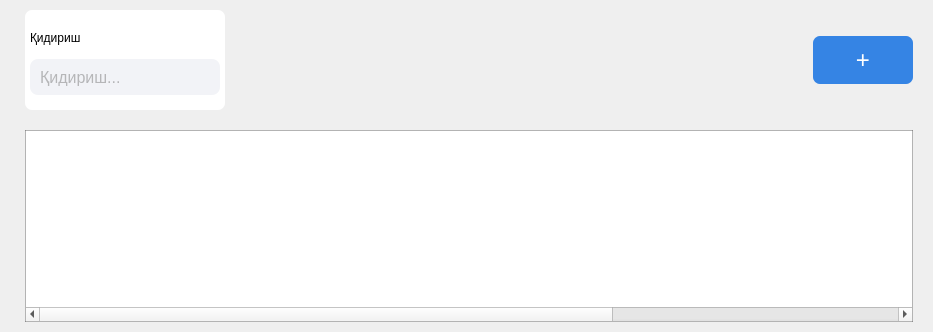
      <widget class="QWidget" name="page_client">
       <property name="cursor">
        <cursorShape>PointingHandCursor</cursorShape>
       </property>
       <layout class="QVBoxLayout" name="verticalLayout_14">
        <property name="spacing">
         <number>0</number>
        </property>
        <property name="leftMargin">
         <number>0</number>
        </property>
        <property name="topMargin">
         <number>0</number>
        </property>
        <property name="rightMargin">
         <number>0</number>
        </property>
        <property name="bottomMargin">
         <number>0</number>
        </property>
        <item>
         <widget class="QFrame" name="frame_10">
          <property name="minimumSize">
           <size>
            <width>0</width>
            <height>120</height>
           </size>
          </property>
          <property name="maximumSize">
           <size>
            <width>16777215</width>
            <height>120</height>
           </size>
          </property>
          <property name="styleSheet">
           <string notr="true">QFrame{
	border:none;
}</string>
          </property>
          <property name="frameShape">
           <enum>QFrame::StyledPanel</enum>
          </property>
          <property name="frameShadow">
           <enum>QFrame::Raised</enum>
          </property>
          <layout class="QHBoxLayout" name="horizontalLayout_5">
           <property name="spacing">
            <number>10</number>
           </property>
           <property name="leftMargin">
            <number>25</number>
           </property>
           <property name="topMargin">
            <number>10</number>
           </property>
           <property name="rightMargin">
            <number>20</number>
           </property>
           <property name="bottomMargin">
            <number>10</number>
           </property>
           <item>
            <widget class="QFrame" name="frame_11">
             <property name="minimumSize">
              <size>
               <width>200</width>
               <height>80</height>
              </size>
             </property>
             <property name="maximumSize">
              <size>
               <width>400</width>
               <height>100</height>
              </size>
             </property>
             <property name="styleSheet">
              <string notr="true">QFrame{
	background-color: rgb(255, 255, 255);
	border-radius:7px;
}</string>
             </property>
             <property name="frameShape">
              <enum>QFrame::StyledPanel</enum>
             </property>
             <property name="frameShadow">
              <enum>QFrame::Raised</enum>
             </property>
             <layout class="QVBoxLayout" name="verticalLayout_10">
              <property name="spacing">
               <number>3</number>
              </property>
              <property name="leftMargin">
               <number>5</number>
              </property>
              <property name="topMargin">
               <number>10</number>
              </property>
              <property name="rightMargin">
               <number>5</number>
              </property>
              <property name="bottomMargin">
               <number>15</number>
              </property>
              <item>
               <widget class="QLabel" name="label_8">
                <property name="text">
                 <string>Қидириш</string>
                </property>
               </widget>
              </item>
              <item>
               <widget class="QLineEdit" name="lineEdit_2">
                <property name="minimumSize">
                 <size>
                  <width>0</width>
                  <height>36</height>
                 </size>
                </property>
                <property name="maximumSize">
                 <size>
                  <width>16777215</width>
                  <height>36</height>
                 </size>
                </property>
                <property name="font">
                 <font>
                  <pointsize>12</pointsize>
                 </font>
                </property>
                <property name="styleSheet">
                 <string notr="true">QLineEdit{
	border:none;
	border-radius:8px;
	background-color: #F2F3F7;
	padding-left:8px;
	padding-right: 30px;
color:#797979;
	background-image: url(:/newPrefix/assets/search.png);
	background-repeat:no-repeat;
	background-position: right center;

}</string>
                </property>
                <property name="placeholderText">
                 <string>Қидириш...</string>
                </property>
               </widget>
              </item>
             </layout>
            </widget>
           </item>
           <item>
            <spacer name="horizontalSpacer_5">
             <property name="orientation">
              <enum>Qt::Horizontal</enum>
             </property>
             <property name="sizeHint" stdset="0">
              <size>
               <width>578</width>
               <height>20</height>
              </size>
             </property>
            </spacer>
           </item>
           <item>
            <widget class="QPushButton" name="pushButton_5">
             <property name="minimumSize">
              <size>
               <width>100</width>
               <height>0</height>
              </size>
             </property>
             <property name="font">
              <font>
               <pointsize>18</pointsize>
              </font>
             </property>
             <property name="cursor">
              <cursorShape>PointingHandCursor</cursorShape>
             </property>
             <property name="styleSheet">
              <string notr="true">
QPushButton{
	color:#fff;
	background-color: rgb(53, 132, 228);
	border:none;
	border-radius:7px;
	padding:10px;
}

QPushButton:hover{
	
	background-color: rgb(98, 160, 234);
}</string>
             </property>
             <property name="text">
              <string>+</string>
             </property>
            </widget>
           </item>
          </layout>
         </widget>
        </item>
        <item>
         <widget class="QFrame" name="frame_8">
          <property name="styleSheet">
           <string notr="true">QFrame{
	border:none;
}</string>
          </property>
          <property name="frameShape">
           <enum>QFrame::StyledPanel</enum>
          </property>
          <property name="frameShadow">
           <enum>QFrame::Raised</enum>
          </property>
          <layout class="QVBoxLayout" name="verticalLayout_9">
           <property name="spacing">
            <number>5</number>
           </property>
           <property name="leftMargin">
            <number>25</number>
           </property>
           <property name="topMargin">
            <number>10</number>
           </property>
           <property name="rightMargin">
            <number>20</number>
           </property>
           <property name="bottomMargin">
            <number>10</number>
           </property>
           <item>
            <widget class="QTableWidget" name="tableWidget_2">
             <property name="styleSheet">
              <string notr="true">QTableWidget{
	background-color: rgb(255, 255, 255);
	border:1px solid rgba(102, 102, 102, 0.5);
	border-collapse: collapse;
	
}
QHeaderView::section {
    background-color: #006CFE;
    padding: 4px;
    font-size: 14px;
	color:#fff;
    border-style: none;
	border-right:1px solid rgb(154, 153, 150);
}

 QScrollBar:horizontal {
        border: none;
        background: #F5F5F5;
        height: 10px;
        margin: 0px 21px 0 21px;
    }

    QScrollBar::handle:horizontal {
        background: #C0C0C0;
        min-width: 20px;
    }

    QScrollBar::add-line:horizontal {
        border: none;
        background: none;
    }

    QScrollBar::sub-line:horizontal {
        border: none;
        background: none;
    }

QScrollBar:vertical {
        border: none;
        background: #F5F5F5;
        width: 10px;
        margin: 21px 0 21px 0;
    }

    QScrollBar::handle:vertical {
        background: #C0C0C0;
        min-height: 20px;
    }

    QScrollBar::add-line:vertical {
        border: none;
        background: none;
    }

    QScrollBar::sub-line:vertical {
        border: none;
        background: none;
    }
</string>
             </property>
             <property name="verticalScrollBarPolicy">
              <enum>Qt::ScrollBarAsNeeded</enum>
             </property>
             <property name="horizontalScrollBarPolicy">
              <enum>Qt::ScrollBarAsNeeded</enum>
             </property>
             <property name="editTriggers">
              <set>QAbstractItemView::NoEditTriggers</set>
             </property>
             <property name="selectionMode">
              <enum>QAbstractItemView::NoSelection</enum>
             </property>
             <property name="selectionBehavior">
              <enum>QAbstractItemView::SelectRows</enum>
             </property>
             <property name="rowCount">
              <number>0</number>
             </property>
             <attribute name="horizontalHeaderVisible">
              <bool>false</bool>
             </attribute>
             <attribute name="horizontalHeaderDefaultSectionSize">
              <number>200</number>
             </attribute>
             <attribute name="horizontalHeaderStretchLastSection">
              <bool>false</bool>
             </attribute>
             <attribute name="verticalHeaderVisible">
              <bool>false</bool>
             </attribute>
             <column>
              <property name="text">
               <string>id</string>
              </property>
             </column>
             <column>
              <property name="text">
               <string>№</string>
              </property>
             </column>
             <column>
              <property name="text">
               <string>Исм Фамиля</string>
              </property>
             </column>
             <column>
              <property name="text">
               <string>Компания</string>
              </property>
             </column>
             <column>
              <property name="text">
               <string>Телефон рақам</string>
              </property>
             </column>
             <column>
              <property name="text">
               <string>Тахрирлаш</string>
              </property>
             </column>
            </widget>
           </item>
          </layout>
         </widget>
        </item>
       </layout>
      </widget>
